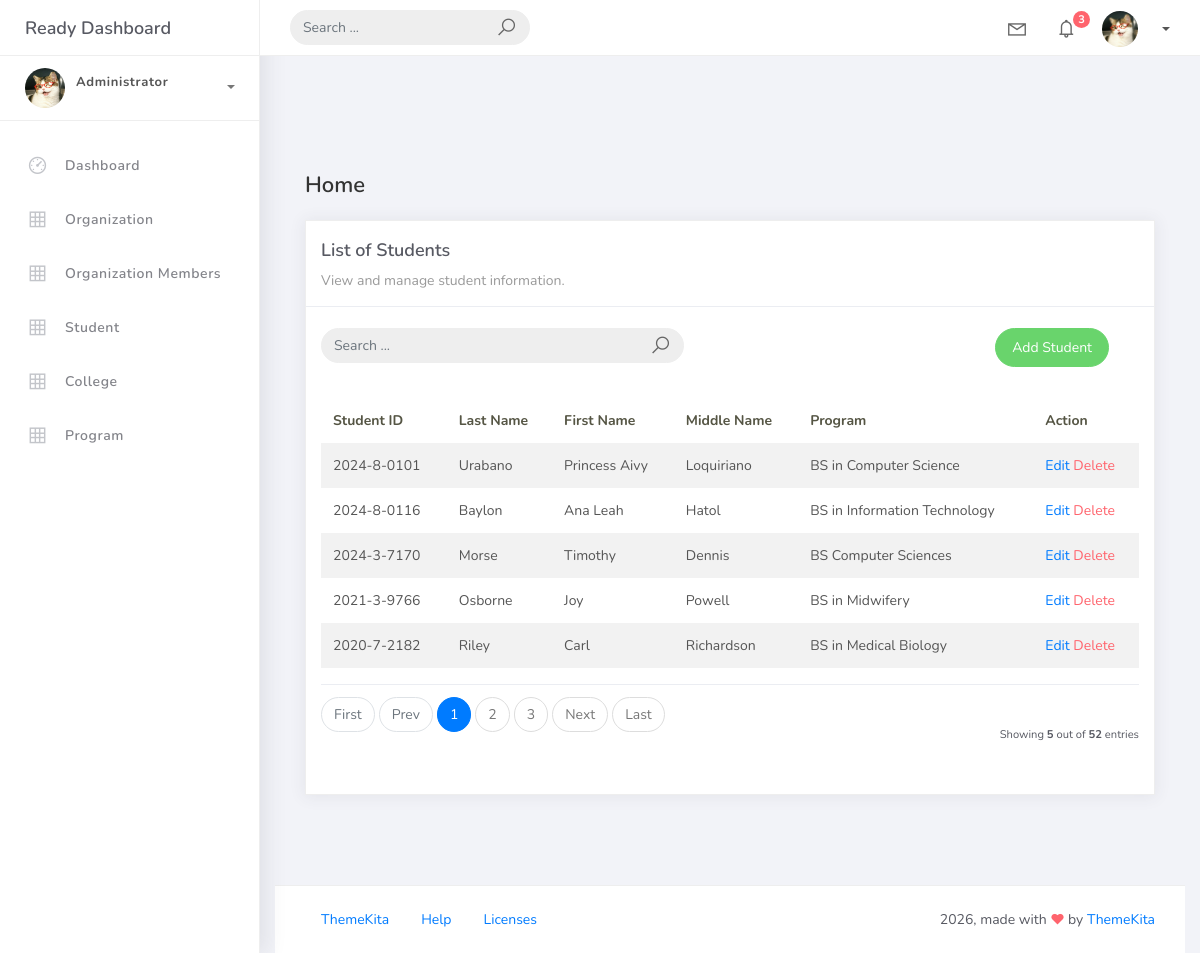
Page /student_list on the earlier database version.
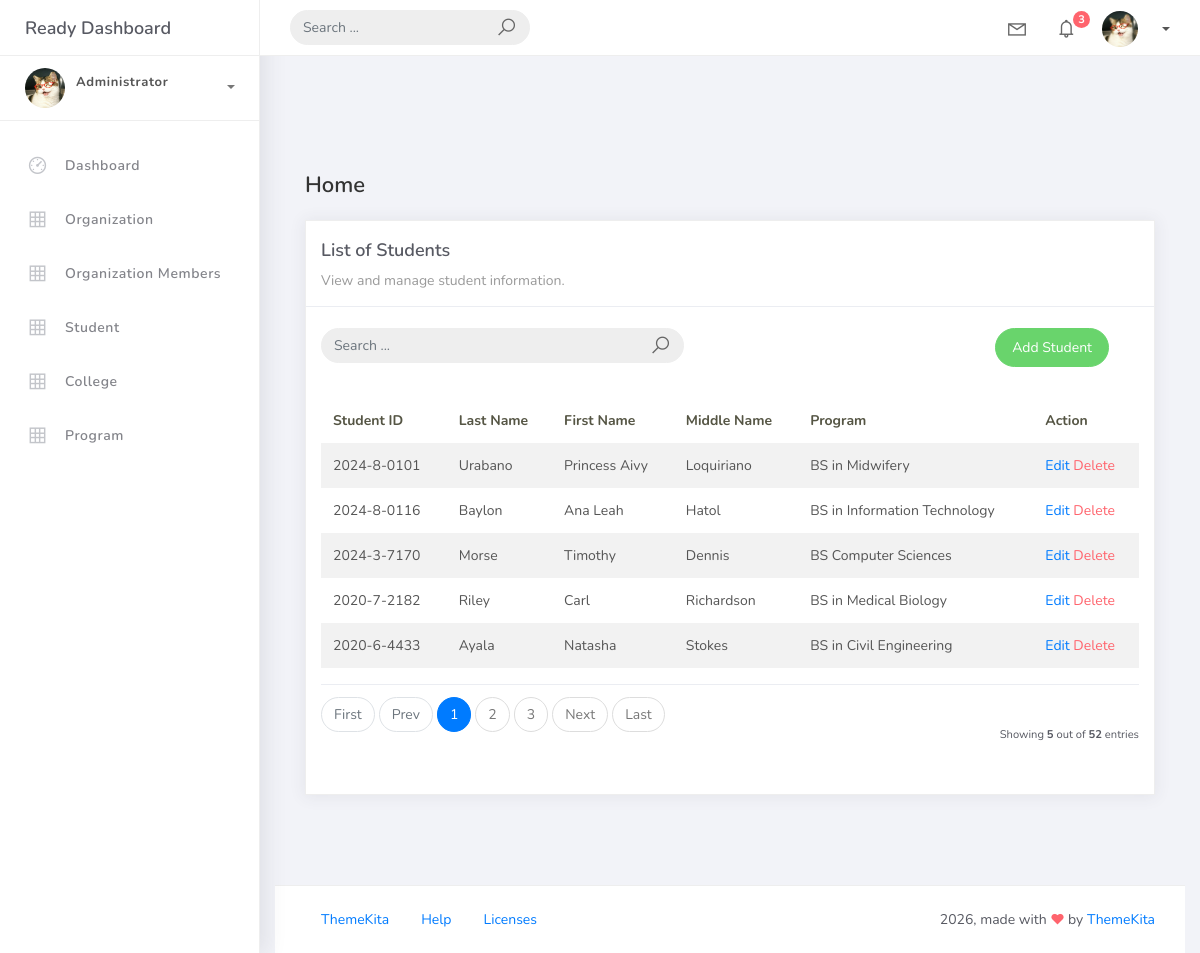
Same page on the later database version.
### studentorg/models.py (models this page shows, shortened)
class BaseModel(models.Model):
    created_at = models.DateTimeField(auto_now_add=True, db_index=True)
    updated_at = models.DateTimeField(auto_now=True)
    class Meta:
     abstract = True

class Student(BaseModel):
    student_id = models.CharField(max_length=15)
    lastname = models.CharField(max_length=25)
    firstname = models.CharField(max_length=25)
    middlename = models.CharField(max_length=25, blank=True, null=True)
    program = models.ForeignKey(Program, on_delete=models.CASCADE)

class Program(BaseModel):
    prog_name = models.CharField(max_length=150)
    college = models.ForeignKey(College, on_delete=models.CASCADE)
    def __str__(self):
     return self.prog_name

### studentorg/views.py (the view, shortened to what this page needs)
# urls.py: path("student_list", views.StudentListView.as_view(), name="student-list"),
class StudentListView(ListView):
    model = Student
    context_object_name = "student"
    template_name = "stu_list.html"
    paginate_by = 5
    def get_queryset(self):
            qs = super().get_queryset()
            query = self.request.GET.get("q")
            return qs

### templates/stu_list.html
{% extends 'base.html' %}
{% load static %}
{% block content %}
<div class="content">
    <div class="container-fluid">
        <h4 class="page-title">Home</h4>
        <div class="row">
            <div class="col-md-12">
                <div class="card">
                    <div class="card-header">
                        <div class="card-title">List of Students</div>
                        <div class="card-category">View and manage student information.</div>
                    </div>
                    <br />
                    <div class="col-md-12 row">
                        <div class="col-md-6">
                            <form class="navbar-left navbar-form nav-search mr-md-3" action="{% url "student-list" %}">
                                <div class="input-group">
                                    <input type="text" placeholder="Search ..." class="form-control" name="q" />
                                    <div class="input-group-append">
                                        <span class="input-group-text">
                                            <i class="la la-search search-icon"></i>
                                        </span>
                                    </div>
                                </div>
                            </form>
                        </div>
                        <div class="col-md-6">
                            <div class="pull-right">
                                <a href="{% url 'student-add' %}" class="btn btn-success btn-rounded">
                                    Add Student
                                </a>
                            </div>
                        </div>
                    </div>
                    <div class="card-body">
                        <table class="table table-striped mt-3">
                            <thead>
                                <tr>
                                    <th scope="col">Student ID</th>
                                    <th scope="col">Last Name</th>
                                    <th scope="col">First Name</th>
                                    <th scope="col">Middle Name</th>
                                    <th scope="col">Program</th>
                                    <th scope="col">Action</th>
                                </tr>
                            </thead>
                            <tbody>
                                {% for object in object_list %}
                                <tr>
                                    <td>{{ object.student_id }}</td>
                                    <td>{{ object.lastname }}</td>
                                    <td>{{ object.firstname }}</td>
                                    <td>{{ object.middlename }}</td>
                                    <td>{{ object.program }}</td>
                                    <td>
                                        <a href="student_list/{{ object.id }}">Edit</a>
                                        <a href="student_list/{{ object.id }}/delete" class="text-danger">Delete</a>
                                    </td>
                                </tr>
                                {% empty %}
                                <tr>
                                    <td colspan="6" style="text-align: center">
                                        <p class="text-sm font-weight-bold mb-0">No Records Found</p>
                                    </td>
                                </tr>
                                {% endfor %}
                            </tbody>
                        </table>
                        {% include 'includes/pagination.html' %}
                    </div>
                </div>
            </div>
        </div>
    </div>
</div>
{% endblock %}

### templates/base.html (shortened to what this page needs)
{% load static %}
<!DOCTYPE html>
<html>
<head>
	<link rel="stylesheet" href="{% static 'css/bootstrap.min.css' %}">
	<link rel="stylesheet" href="{% static 'css/ready.css' %}">
	<link rel="stylesheet" href="{% static 'css/demo.css' %}">
</head>
<body>
	<div class="wrapper">
		<div class="main-header">
			<div class="logo-header">
				<a href="{% url 'home' %}" class="logo">
					Ready Dashboard
				</a>
			</div>
			<nav class="navbar navbar-header navbar-expand-lg">
				<div class="container-fluid">
					<form class="navbar-left navbar-form nav-search mr-md-3" action="">
						<div class="input-group">
							<input type="text" placeholder="Search ..." class="form-control">
							<div class="input-group-append">
								<span class="input-group-text">
									<i class="la la-search search-icon"></i>
								</span>
							</div>
						</div>
					</form>
					<ul class="navbar-nav topbar-nav ml-md-auto align-items-center">
						<li class="nav-item dropdown hidden-caret">
							<a class="nav-link dropdown-toggle"
							   href="#"
							   id="navbarDropdown"
							   role="button"
							   data-toggle="dropdown"
							   aria-haspopup="true"
							   aria-expanded="false">
								<i class="la la-envelope"></i>
							</a>
						</li>
						<li class="nav-item dropdown hidden-caret">
							<a class="nav-link dropdown-toggle"
							   href="#"
							   id="navbarDropdown"
							   role="button"
							   data-toggle="dropdown"
							   aria-haspopup="true"
							   aria-expanded="false">
								<i class="la la-bell"></i>
								<span class="notification">3</span>
							</a>
						</li>
						<li class="nav-item dropdown">
							<a class="dropdown-toggle profile-pic"
							   data-toggle="dropdown"
							   href="#"
							   aria-expanded="false">
								<img src="{% static 'img/neko.jpg' %}"
									 alt="user-img"
									 width="36"
									 class="img-circle">
								<span>{{ request.user.username }}</span>
							</a>
						</li>
					</ul>
				</div>
			</nav>
		</div>
		<div class="sidebar">
			<div class="scrollbar-inner sidebar-wrapper">
				<div class="user">
					<div class="photo">
						<img src="{% static 'img/neko.jpg' %}">
					</div>
					<div class="info">
						<a class=""
						   data-toggle="collapse"
						   href="#collapseExample"
						   aria-expanded="true">
							<span>
								<span class="user-level">
									Administrator
								</span>
								<span class="caret"></span>
							</span>
						</a>
						<div class="clearfix"></div>
					</div>
				</div>
				<ul class="nav">
					<li class="nav-item">
						<a href="{% url 'home' %}">
							<i class="la la-dashboard"></i>
							<p>Dashboard</p>
						</a>
					</li>
					<li class="nav-item">
						<a href="{% url 'organization-list' %}">
							<i class="la la-table"></i>
							<p>Organization</p>
						</a>
					</li>
					<li class="nav-item">
						<a href="{% url 'organization-member-list' %}">
							<i class="la la-table"></i>
							<p>Organization Members</p>
						</a>
					</li>
					<li class="nav-item">
						<a href="{% url 'student-list' %}">
							<i class="la la-table"></i>
							<p>Student</p>
						</a>
					</li>
					<li class="nav-item">
						<a href="{% url 'college-list' %}">
							<i class="la la-table"></i>
							<p>College</p>
						</a>
					</li>
					<li class="nav-item">
						<a href="{% url 'program-list' %}">
							<i class="la la-table"></i>
							<p>Program</p>
						</a>
					</li>
				</ul>
			</div>
		</div>
		<div class="main-panel">
			<div class="content">
				{% block content %}
				{% endblock %}
			</div>
			<div class="container-fluid">
				<footer class="footer">
					<div class="container-fluid">
						<nav class="pull-left">
							<ul class="nav">
								<li class="nav-item">
									<a class="nav-link" href="http://www.themekita.com">
										ThemeKita
									</a>
								</li>
								<li class="nav-item">
									<a class="nav-link" href="#">
										Help
									</a>
								</li>
								<li class="nav-item">
									<a class="nav-link"
									   href="https://themewagon.com/license/#free-item">
										Licenses
									</a>
								</li>
							</ul>
						</nav>
						<div class="copyright ml-auto">
							2026, made with
							<i class="la la-heart heart text-danger"></i>
							by
							<a href="http://www.themekita.com">
								ThemeKita
							</a>
						</div>
					</div>
				</footer>
			</div>
		</div>
	</div>
</body>
</html>

### templates/includes/pagination.html (shortened to what this page needs)
{% if is_paginated %}
<div class="card-footer px-0 border-0 d-flex flex-column flex-lg-row align-items-center
justify-content-between mt-3">
    <nav aria-label="Topics pagination" class="mb-4">
        <ul class="pagination">
            {% if page_obj.number > 1 %}
            <li class="page-item">
                <a class="page-link" href="?page=1">First</a>
            </li>
            {% else %}
            <li class="page-item disabled">
                <span class="page-link">First</span>
            </li>
            {% endif %}
            {% if page_obj.has_previous %}
            <li class="page-item">
                <a class="page-link" href="?page={{ page_obj.previous_page_number }}">Prev</a>
            </li>
            {% else %}
            <li class="page-item disabled">
                <span class="page-link">Prev</span>
            </li>
            {% endif %}
            {% for page_num in paginator.page_range %}
                {% if page_obj.number == page_num %}
                <li class="page-item active">
                    <span class="page-link">
                        {{ page_num }}
                    </span>
                </li>
                {% elif page_num > page_obj.number|add:'-3' and page_num < page_obj.number|add:'3' %}
                <li class="page-item">
                    <a class="page-link" href="?page={{ page_num }}">{{ page_num }}</a>
                </li>
                {% endif %}
            {% endfor %}
            {% if page_obj.has_next %}
            <li class="page-item">
                <a class="page-link" href="?page={{ page_obj.next_page_number }}">Next</a>
            </li>
            {% else %}
            <li class="page-item disabled">
                <span class="page-link">Next</span>
            </li>
            {% endif %}
            {% if page_obj.number != paginator.num_pages %}
            <li class="page-item">
                <a class="page-link" href="?page={{ paginator.num_pages }}">Last</a>
            </li>
            {% else %}
            <li class="page-item disabled">
                <span class="page-link">Last</span>
            </li>
            {% endif %}
        </ul>
    </nav>
    <div class="fw-normal small mt-4 mt-lg-0">
        Showing <b>{{ object_list.count }}</b> out of
        <b>{{ paginator.count }}</b> entries
    </div>
</div>
{% endif %}

Differences in the rows shown:
removed Student: student_id "2021-3-9766", lastname "Osborne", firstname "Joy", middlename "Powell", program "BS in Midwifery"
changed Student "Urabano": program "BS in Computer Science" → "BS in Midwifery"
now on this page (row unchanged): Student: student_id "2020-6-4433", lastname "Ayala", firstname "Natasha", middlename "Stokes", program "BS in Civil Engineering"
